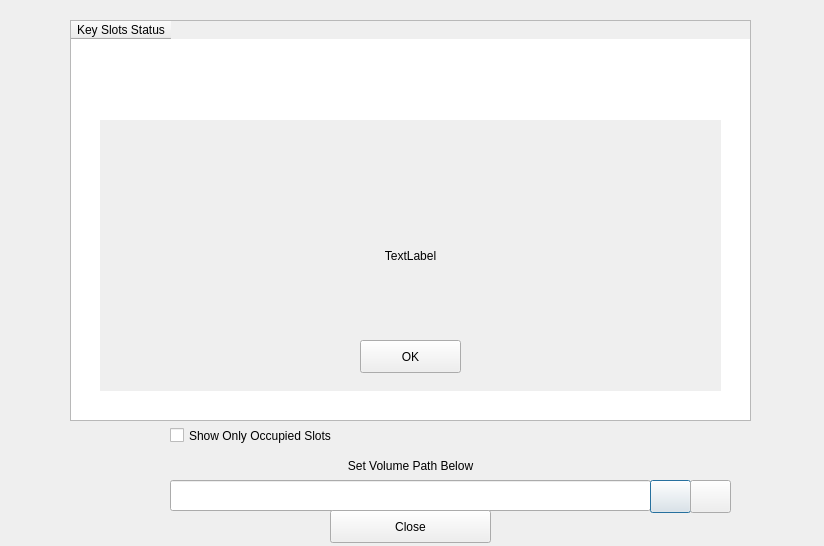
<?xml version="1.0" encoding="UTF-8"?>
<ui version="4.0">
 <class>showLUKSSlots</class>
 <widget class="QDialog" name="showLUKSSlots">
  <property name="windowModality">
   <enum>Qt::ApplicationModal</enum>
  </property>
  <property name="geometry">
   <rect>
    <x>0</x>
    <y>0</y>
    <width>824</width>
    <height>546</height>
   </rect>
  </property>
  <property name="windowTitle">
   <string>LUKS' Slot Properties</string>
  </property>
  <widget class="QLineEdit" name="lineEdit">
   <property name="geometry">
    <rect>
     <x>170</x>
     <y>480</y>
     <width>481</width>
     <height>31</height>
    </rect>
   </property>
  </widget>
  <widget class="QPushButton" name="pbFile">
   <property name="geometry">
    <rect>
     <x>650</x>
     <y>480</y>
     <width>41</width>
     <height>33</height>
    </rect>
   </property>
   <property name="text">
    <string/>
   </property>
  </widget>
  <widget class="QPushButton" name="pbDevice">
   <property name="geometry">
    <rect>
     <x>690</x>
     <y>480</y>
     <width>41</width>
     <height>33</height>
    </rect>
   </property>
   <property name="text">
    <string/>
   </property>
  </widget>
  <widget class="QLabel" name="label">
   <property name="geometry">
    <rect>
     <x>70</x>
     <y>350</y>
     <width>461</width>
     <height>41</height>
    </rect>
   </property>
   <property name="text">
    <string>Enter Path To A LUKS Volume Below</string>
   </property>
   <property name="alignment">
    <set>Qt::AlignCenter</set>
   </property>
  </widget>
  <widget class="QTableWidget" name="tableWidget">
   <property name="geometry">
    <rect>
     <x>70</x>
     <y>20</y>
     <width>681</width>
     <height>401</height>
    </rect>
   </property>
   <property name="editTriggers">
    <set>QAbstractItemView::NoEditTriggers</set>
   </property>
   <property name="selectionMode">
    <enum>QAbstractItemView::NoSelection</enum>
   </property>
   <column>
    <property name="text">
     <string>Key Slots Status</string>
    </property>
    <property name="textAlignment">
     <set>AlignCenter</set>
    </property>
   </column>
  </widget>
  <widget class="QPushButton" name="pbClose">
   <property name="geometry">
    <rect>
     <x>330</x>
     <y>510</y>
     <width>161</width>
     <height>33</height>
    </rect>
   </property>
   <property name="text">
    <string>Close</string>
   </property>
  </widget>
  <widget class="QLabel" name="label_2">
   <property name="geometry">
    <rect>
     <x>170</x>
     <y>450</y>
     <width>481</width>
     <height>31</height>
    </rect>
   </property>
   <property name="text">
    <string>Set Volume Path Below</string>
   </property>
   <property name="alignment">
    <set>Qt::AlignCenter</set>
   </property>
  </widget>
  <widget class="QLabel" name="labelError">
   <property name="geometry">
    <rect>
     <x>100</x>
     <y>120</y>
     <width>621</width>
     <height>271</height>
    </rect>
   </property>
   <property name="autoFillBackground">
    <bool>true</bool>
   </property>
   <property name="text">
    <string>TextLabel</string>
   </property>
   <property name="alignment">
    <set>Qt::AlignCenter</set>
   </property>
   <property name="wordWrap">
    <bool>true</bool>
   </property>
  </widget>
  <widget class="QPushButton" name="pbOK">
   <property name="geometry">
    <rect>
     <x>360</x>
     <y>340</y>
     <width>101</width>
     <height>33</height>
    </rect>
   </property>
   <property name="text">
    <string>OK</string>
   </property>
  </widget>
  <widget class="QCheckBox" name="checkBox">
   <property name="geometry">
    <rect>
     <x>170</x>
     <y>420</y>
     <width>481</width>
     <height>31</height>
    </rect>
   </property>
   <property name="text">
    <string>Show Only Occupied Slots</string>
   </property>
  </widget>
 </widget>
 <resources/>
 <connections/>
</ui>
